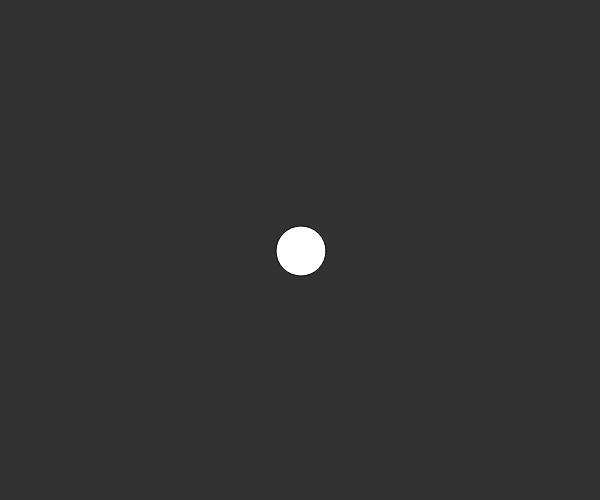
Frame 1 (no input)
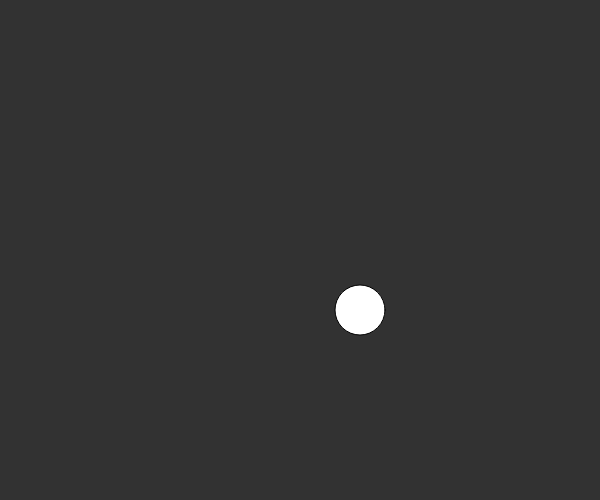
Frame 60 (no input)
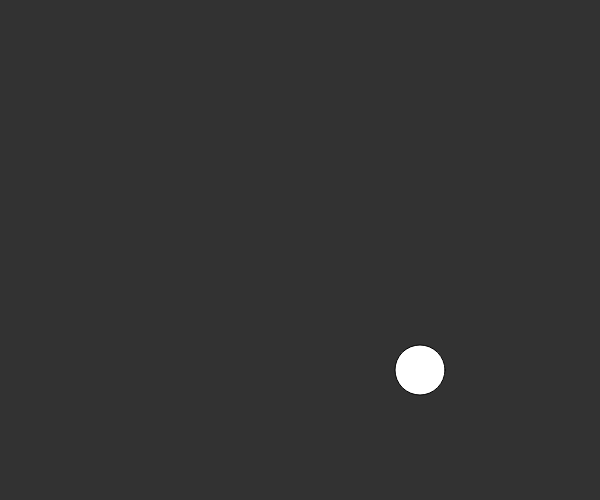
Frame 120 (the mouse pressed at the canvas centre since frame 60)

The p5.js sketch that drew these frames (run headless with seeded random() and noise() and a simulated clock; from frame 60 on, the mouse is pressed at the canvas centre):

// p5.js sketch
// ── sketch.js
let x;
let justHitRightWall;
let xspeed = 1;
let y;
let yspeed = 1;

function setup() { 
  createCanvas(600, 500);
  x = width / 2;
  y = height / 2;
} 

function draw() { 
  background(50);
  if (x > width - 25 || x < 0 + 25) {
    xspeed *= -1;
  }
  else if (y > height - 25 || y < 0 + 25){
    yspeed *= -1;
  }
  if (x > width - 25){
    fill(220,20,20)
  }
  if (x < 0 + 25){
    fill(20,220,20)
  }
  if (y > height - 25){
    fill(40,80,200)
  }
  if (y < 0 +25){
    fill (200,200,0)
  }
  //Move
  x += xspeed;
  y += yspeed;
  ellipse(x, y, 50, 50);
}
